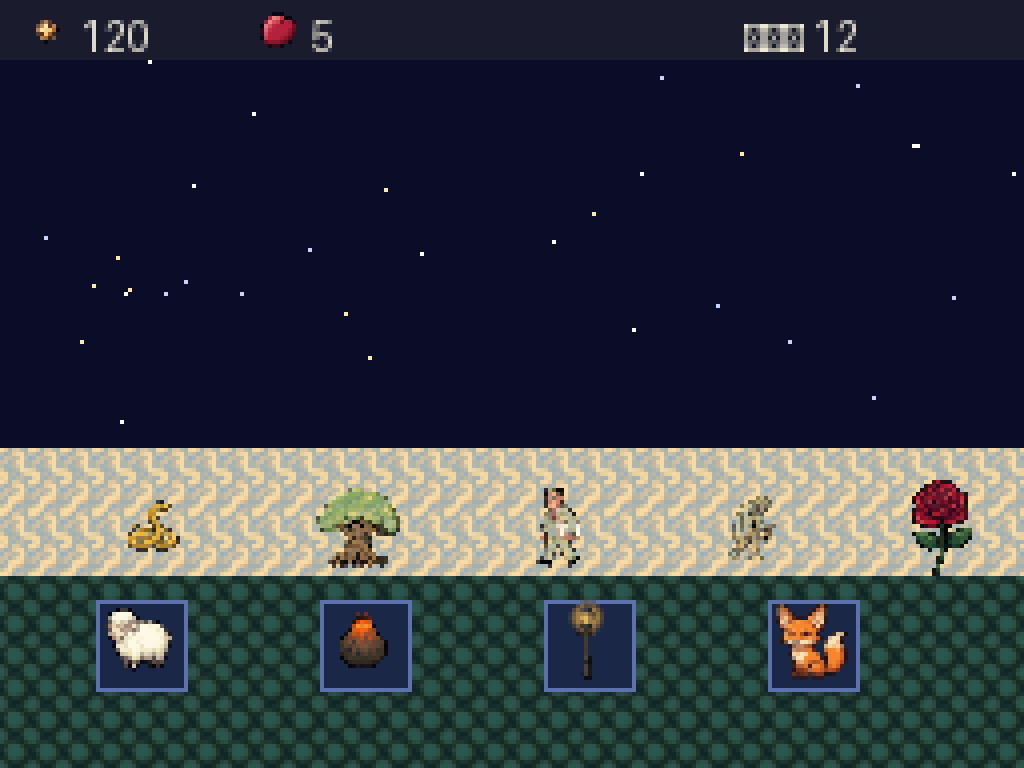

Python code for this plot:
#!/usr/bin/env python3
# 인게임 미리보기: 밤배경 + 타일 경로 + 빌드존에 적/타워/HUD 배치 → 가독성 실증
import os
from PIL import Image, ImageDraw

D = os.path.dirname(os.path.abspath(__file__))
NAVY = (10, 12, 40)
INK = (236, 231, 214)

def load(fn): return Image.open(os.path.join(D, fn)).convert("RGBA")
def up(img, s): return img.resize((img.width*s, img.height*s), Image.NEAREST)

# 프레임버퍼 256x192, 4배 확대
bw, bh = 256, 192
SC = 4
scene = Image.new("RGBA", (bw, bh), NAVY+(255,))
dr = ImageDraw.Draw(scene)

# 별
import random
random.seed(7)
for _ in range(40):
    x, y = random.randint(0, bw-1), random.randint(0, 110)
    b = random.choice([(255,233,168),(200,210,255),(255,255,255)])
    dr.point((x, y), fill=b+(255,))

# 타일 깔기: 하단 지면, 그 위 모래 경로 띠
ground = load("tile-ground.png").resize((16,16))
sand = load("tile-path-sand.png").resize((16,16))
for ty in range(7, bh//16+1):
    for tx in range(bw//16+1):
        scene.alpha_composite(ground, (tx*16, ty*16))
# 모래 경로: 가운데를 가로지르는 2타일 높이 띠 + 꺾임
path_rows = {7:(0,16), 8:(0,16)}
for ty,(a,b) in path_rows.items():
    for tx in range(bw//16+1):
        scene.alpha_composite(sand, (tx*16, ty*16))

def paste(fn, cx, by, scale=1.0):
    s = load(fn)
    if scale != 1.0:
        s = s.resize((int(s.width*scale), int(s.height*scale)), Image.NEAREST)
    scene.alpha_composite(s, (int(cx - s.width/2), int(by - s.height)))

# 경로 위 적들 (걸어오는 줄), 24px로 축소 미리보기
half = 0.5  # 48->24
y_walk = 9*16
paste("enemy1-snake.png", 40, y_walk, half)
paste("baobab4-giant.png", 90, y_walk, half)
paste("enemy3-businessman.png", 140, y_walk, half)
paste("enemy4-tippler.png", 188, y_walk, half)
# 장미(코어) 경로 끝
paste("rose.png", 236, y_walk, half)

# 빌드존 위 타워들
def bz(x, y):
    dr.rectangle([x, y, x+22, y+22], fill=(26,39,71,255), outline=(93,114,173,255))
for i,(fn) in enumerate(["tower1-sheep.png","tower2-volcano.png","tower3-lamp.png","tower5-fox.png"]):
    bx = 24 + i*56
    bz(bx, 150)
    paste(fn, bx+11, 172, half)

# HUD 상단 바
dr.rectangle([0,0,bw,14], fill=(6,8,26,235))
paste("hud-starlight.png", 12, 14, 0.5); dr.text((20,3), "120", fill=INK+(255,))
paste("hud-petal.png", 70, 14, 0.5); dr.text((78,3), "5", fill=INK+(255,))
dr.text((bw-70,3), "해넘이 12", fill=INK+(255,))

scene = up(scene, SC)
scene.save(os.path.join(D, "_scene.png"))
print("OK: example/ai/cast/_scene.png", scene.size)
